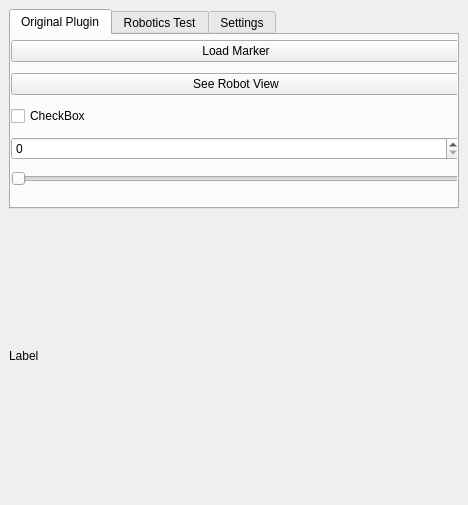
<?xml version="1.0" encoding="UTF-8"?>
<ui version="4.0">
 <class>SamplePlugin</class>
 <widget class="QDockWidget" name="SamplePlugin">
  <property name="geometry">
   <rect>
    <x>0</x>
    <y>0</y>
    <width>468</width>
    <height>505</height>
   </rect>
  </property>
  <property name="windowTitle">
   <string>DockWidget</string>
  </property>
  <widget class="QWidget" name="dockWidgetContents">
   <layout class="QVBoxLayout" name="verticalLayout_2">
    <item>
     <widget class="QTabWidget" name="tabWidget">
      <property name="sizePolicy">
       <sizepolicy hsizetype="Expanding" vsizetype="MinimumExpanding">
        <horstretch>0</horstretch>
        <verstretch>0</verstretch>
       </sizepolicy>
      </property>
      <property name="maximumSize">
       <size>
        <width>16777215</width>
        <height>200</height>
       </size>
      </property>
      <property name="currentIndex">
       <number>0</number>
      </property>
      <widget class="QWidget" name="tab">
       <attribute name="title">
        <string>Original Plugin</string>
       </attribute>
       <widget class="QWidget" name="layoutWidget">
        <property name="geometry">
         <rect>
          <x>0</x>
          <y>0</y>
          <width>450</width>
          <height>158</height>
         </rect>
        </property>
        <layout class="QVBoxLayout" name="verticalLayout">
         <item>
          <widget class="QPushButton" name="_btn0">
           <property name="text">
            <string>Load Marker</string>
           </property>
          </widget>
         </item>
         <item>
          <widget class="QPushButton" name="_btn1">
           <property name="text">
            <string>See Robot View</string>
           </property>
          </widget>
         </item>
         <item>
          <widget class="QCheckBox" name="_checkBox">
           <property name="text">
            <string>CheckBox</string>
           </property>
          </widget>
         </item>
         <item>
          <widget class="QSpinBox" name="_spinBox"/>
         </item>
         <item>
          <widget class="QSlider" name="_slider">
           <property name="orientation">
            <enum>Qt::Horizontal</enum>
           </property>
          </widget>
         </item>
        </layout>
       </widget>
      </widget>
      <widget class="QWidget" name="tab_2">
       <attribute name="title">
        <string>Robotics Test</string>
       </attribute>
       <widget class="QPushButton" name="_btn_rotest_loadMarker">
        <property name="geometry">
         <rect>
          <x>110</x>
          <y>10</y>
          <width>231</width>
          <height>27</height>
         </rect>
        </property>
        <property name="text">
         <string>Load Marker Movement</string>
        </property>
       </widget>
       <widget class="QPushButton" name="_btn_rotest_computeQ">
        <property name="geometry">
         <rect>
          <x>110</x>
          <y>50</y>
          <width>231</width>
          <height>27</height>
         </rect>
        </property>
        <property name="text">
         <string>(Re)Compute dq's and final Q</string>
        </property>
       </widget>
       <widget class="QSlider" name="_slider_rotest_Q">
        <property name="geometry">
         <rect>
          <x>20</x>
          <y>110</y>
          <width>411</width>
          <height>29</height>
         </rect>
        </property>
        <property name="maximum">
         <number>0</number>
        </property>
        <property name="singleStep">
         <number>1</number>
        </property>
        <property name="orientation">
         <enum>Qt::Horizontal</enum>
        </property>
       </widget>
      </widget>
      <widget class="QWidget" name="tab_3">
       <attribute name="title">
        <string>Settings</string>
       </attribute>
       <widget class="QWidget" name="formLayoutWidget">
        <property name="geometry">
         <rect>
          <x>19</x>
          <y>19</y>
          <width>411</width>
          <height>95</height>
         </rect>
        </property>
        <layout class="QFormLayout" name="formLayout">
         <item row="0" column="0">
          <widget class="QLabel" name="deviceNameLabel">
           <property name="text">
            <string>Device Name</string>
           </property>
          </widget>
         </item>
         <item row="0" column="1">
          <widget class="QLineEdit" name="_line_settings_devName">
           <property name="text">
            <string>PA10</string>
           </property>
          </widget>
         </item>
         <item row="1" column="0">
          <widget class="QLabel" name="tCPLabel">
           <property name="text">
            <string>TCP</string>
           </property>
          </widget>
         </item>
         <item row="1" column="1">
          <widget class="QLineEdit" name="_line_settings_tcp">
           <property name="text">
            <string>Camera</string>
           </property>
          </widget>
         </item>
         <item row="2" column="0">
          <widget class="QLabel" name="markerLabel">
           <property name="text">
            <string>Marker</string>
           </property>
          </widget>
         </item>
         <item row="2" column="1">
          <widget class="QLineEdit" name="_line_settings_marker">
           <property name="text">
            <string>Marker</string>
           </property>
          </widget>
         </item>
        </layout>
       </widget>
      </widget>
     </widget>
    </item>
    <item>
     <widget class="QLabel" name="_label">
      <property name="text">
       <string>Label</string>
      </property>
     </widget>
    </item>
   </layout>
  </widget>
 </widget>
 <resources/>
 <connections/>
</ui>
